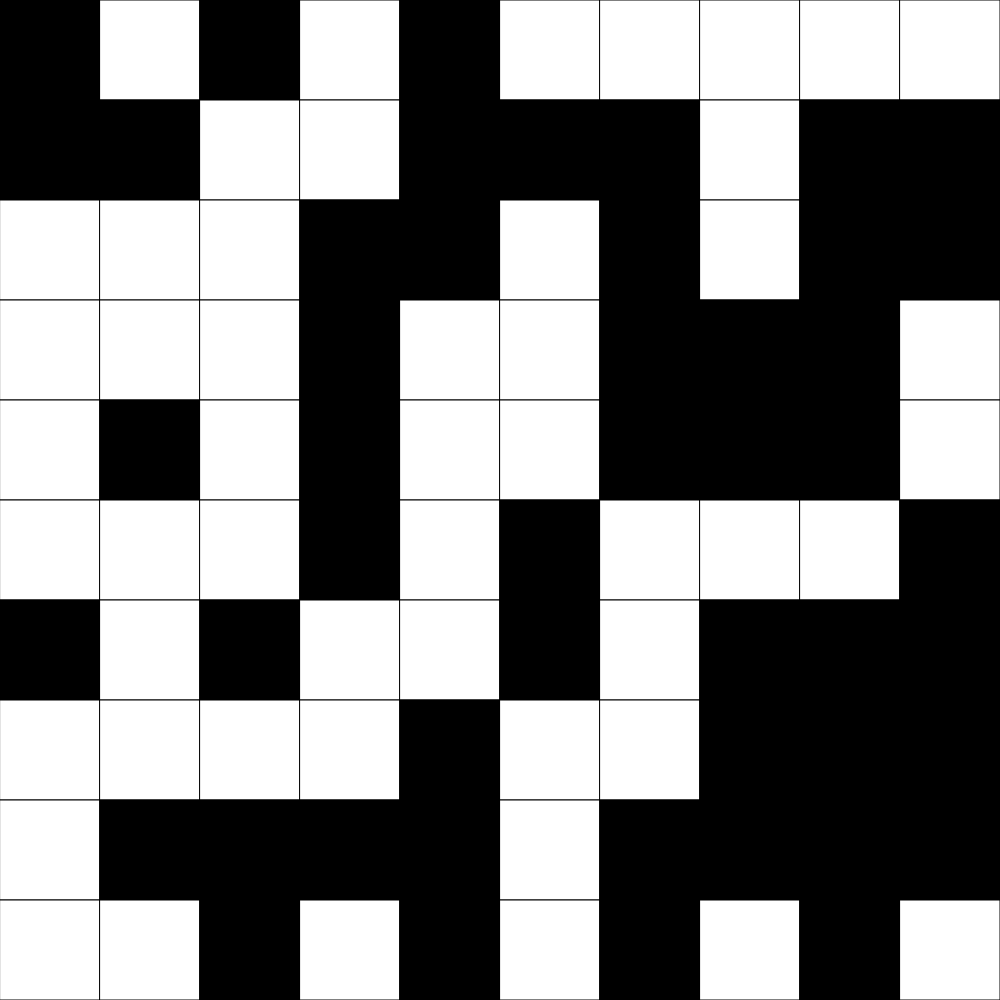
Frame 1 (no input)
Frame 60 (no input): identical to frame 1, image omitted
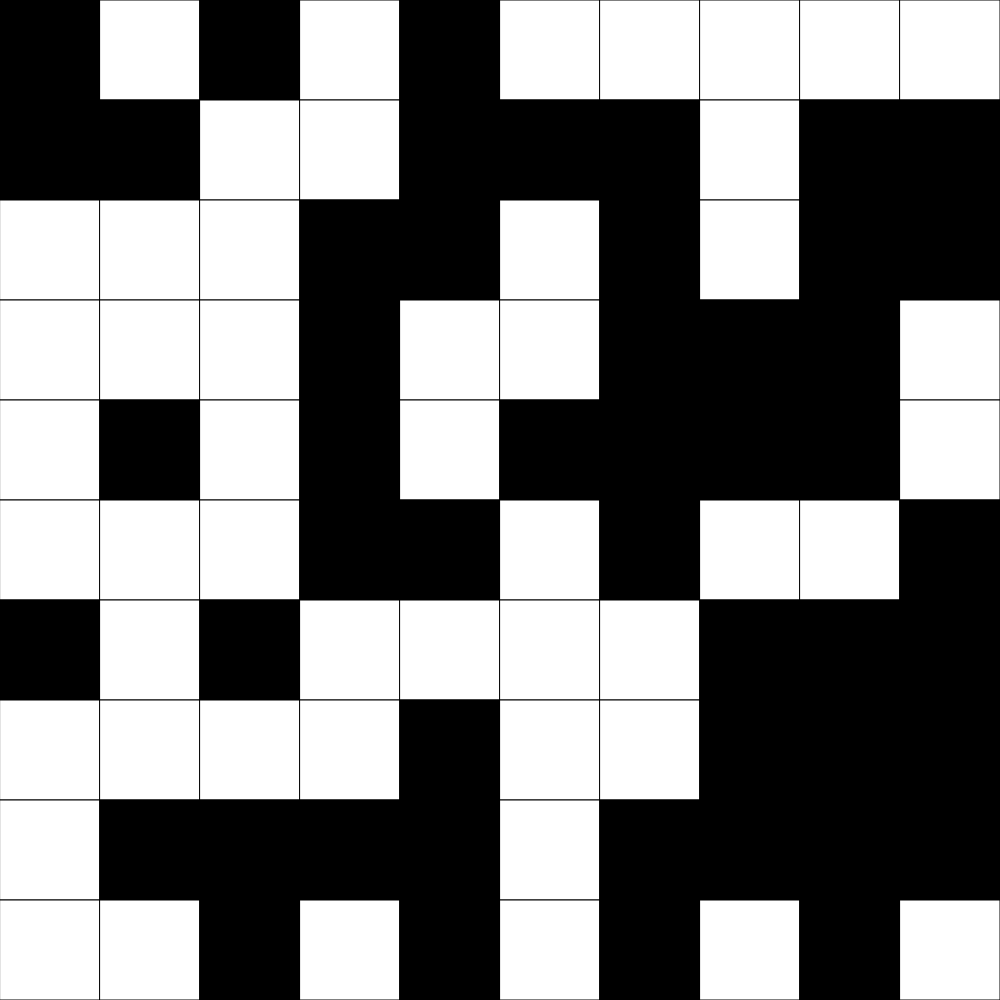
Frame 120 (the mouse pressed at the canvas centre since frame 60)

The p5.js sketch that drew these frames (run headless with seeded random() and noise() and a simulated clock; from frame 60 on, the mouse is pressed at the canvas centre):

// p5.js sketch
// ── sketch.js
// 2D Grid
//Jackson
// Apr 9, 2024

// if you are hard-coding a level, I'd use something like this

// let grid = [[1, 0, 0, 1],
//             [0, 1, 0, 1],
//             [1, 1, 0, 0],
//             [1, 0, 1, 1],
//             [0, 0, 0, 1],
//             [0, 0, 1, 1],
//             [0, 1, 0, 1],
//             [0, 0, 0, 1]];

let grid;
let cellSize;
const GRID_SIZE = 10;
let switching = "others";

function setup() {
  if (windowHeight>windowWidth) {
    createCanvas(windowWidth, windowWidth);
  }
  else {
    createCanvas(windowHeight, windowHeight);
  }

  //if randomizing the grid, do this:
  grid = generateRandomGrid(GRID_SIZE, GRID_SIZE);
  
  //this is dumb -- should check if this is the right size!
  cellSize = height/grid.length;
}

function windowResized(){
  if (windowHeight>windowWidth) {
    resizeCanvas(windowWidth, windowWidth);
  }
  else {
    resizeCanvas(windowHeight, windowHeight);
  }
  cellSize = height/grid.length;

}

function draw() {
  background(220);
  displayGrid();
}

function keyPressed() {
  if (key === "r") {
    grid = generateRandomGrid(GRID_SIZE, GRID_SIZE);
  }

  if (key === "e") {
    grid = generateEmptyGrid(GRID_SIZE, GRID_SIZE);
  }
  if (key === "s") {
    switching = "self";

  }
  if (key === "n") {
    switching = "others";
  }
}

function mousePressed() {
  let x = Math.floor(mouseX/cellSize);
  let y = Math.floor(mouseY/cellSize);

  //toggle self and NESW neighbors
  if (switching === "self") {
    toggleCell(x, y);

  } 
  else if (switching === "others") {

    toggleCell(x, y);
    toggleCell(x + 1, y);
    toggleCell(x - 1, y);
    toggleCell(x, y + 1);
    toggleCell(x, y - 1);
  }
}

function toggleCell(x, y) {
  //make sure the cell youre toggling is in the grid...
  if (x < GRID_SIZE && y < GRID_SIZE && x>=0 && y>=0) {
    //toggle the color of the cell
    if (grid[y][x] === 0) {
      grid[y][x] = 1;
    }
    else {
      grid[y][x] = 0;
    }
  }
}

function displayGrid() {
  for (let y = 0; y < grid.length; y++) {
    for (let x = 0; x < grid[y].length; x++) {
      if (grid[y][x] === 1) {
        fill("black");
      }
      else {
        fill("white");
      }
      square(x * cellSize, y * cellSize, cellSize);
    }
  }
}

function generateRandomGrid(cols, rows) {
  let emptyArray = [];
  for (let y = 0; y < rows; y++) {
    emptyArray.push([]);
    for (let x = 0; x < cols; x++) {
      //half the time, be a 1. Other half, be a 0.
      if (random(100) < 50) {
        emptyArray[y].push(0);
      }
      else {
        emptyArray[y].push(1);
      }
    }
  }
  return emptyArray;
}

function generateEmptyGrid(cols, rows) {
  let emptyArray = [];
  for (let y = 0; y < rows; y++) {
    emptyArray.push([]);
    for (let x = 0; x < cols; x++) {
      emptyArray[y].push(0);
    }
  }
  return emptyArray;
}
